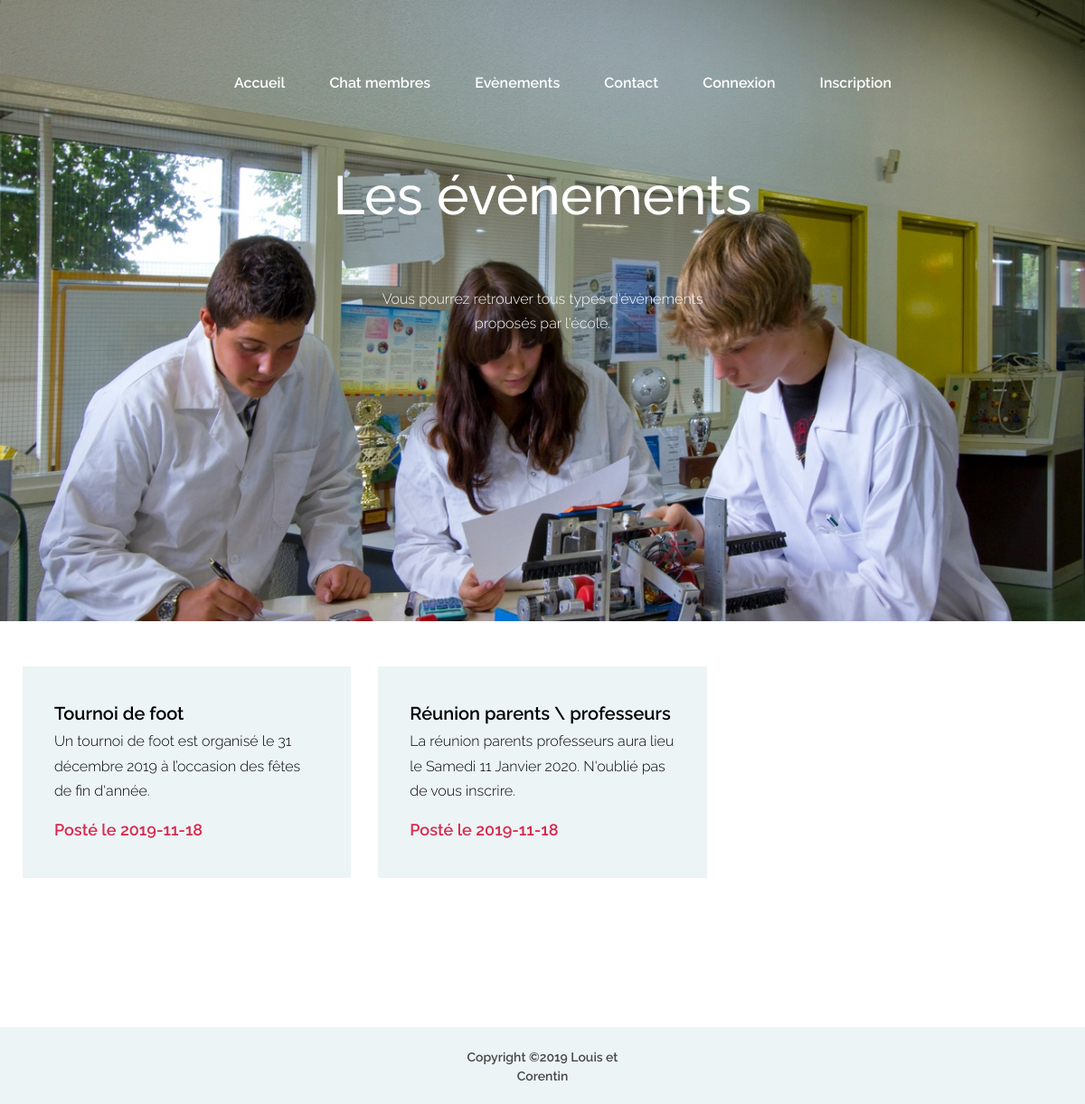
/event.php, run on the app's committed database.
### tables this page shows
CREATE TABLE IF NOT EXISTS `post` (
  `id` int(10) NOT NULL AUTO_INCREMENT,
  `titre` varchar(255) NOT NULL,
  `texte` varchar(1000) NOT NULL,
  `date` date NOT NULL,
  PRIMARY KEY (`id`)
);

### app/postevent_management.php (called while the page is built, shortened)
<?php
require_once('connexionpdo.php');
class postevent_management
{
    public function getEvents() {
        $pdo = new connexionpdo();
        $prepare = $pdo->pdo_start()->prepare("SELECT * FROM post");
        $prepare->execute();
        $result = $prepare->fetchAll(PDO::FETCH_ASSOC);
        return $result;
    }
}

### app/connexionpdo.php (called while the page is built, shortened)
<?php
Class connexionpdo {
    public function __construct($sql = [SERVEUR, DATABASE, UTILISATEUR, MDP])
    {
        try {
            $this->bdd = new PDO("mysql:host={$sql[0]};dbname={$sql[1]}", $sql[2], $sql[3]);
        } catch (Exception $e) {
            die('Erreur : ' . $e->getMessage());
        }
    }
    public function pdo_start() {
        return $this->bdd;
    }
}

### event.php (the view, shortened to what this page needs)
<?php
include("app/postevent_management.php");
$result = new postevent_management();
$posts = $result->getEvents();
?>
<?php require_once("app/include/header.php"); ?>
<?php require_once("app/include/navbar.php"); ?>
<section class="hero-section set-bg" data-setbg="lib/img/3.jpeg">
    <div class="container">
        <div class="hero-text text-white">
            <h2>Les évènements</h2>
            <p>Vous pourrez retrouver tous types d'évènements <br> proposés par l'école. <br></p>
        </div>
    </div>
</section>
<section id="event" class="categories-section spad">
    <div class="container">
        <div class="row">
            <?php foreach($posts as $post) { ?>
            <div class="col-lg-4 col-md-6 event">
                <div class="categorie-item">
                    <div class="ci-text">
                        <h5 class="black"><?php echo $post['titre']; ?></h5>
                        <p><?php echo $post['texte']; ?></p>
                        <span>Posté le <?php echo $post['date']; ?></span>
                    </div>
                </div>
            </div>
            <?php } ?>
        </div>
    </div>
</section>
</body>
<?php require_once("app/include/footer.php"); ?>
</html>

### data on the page
post: titre "Tournoi de foot", texte "Un tournoi de foot est organisé le 31 décembre 2019 à l’occasion des fêtes de fin d'année.", date "2019-11-18"
post: titre "Réunion parents \\ professeurs", texte "La réunion parents professeurs aura lieu le Samedi 11 Janvier 2020. N'oublié pas de vous inscrire.", date "2019-11-18"
